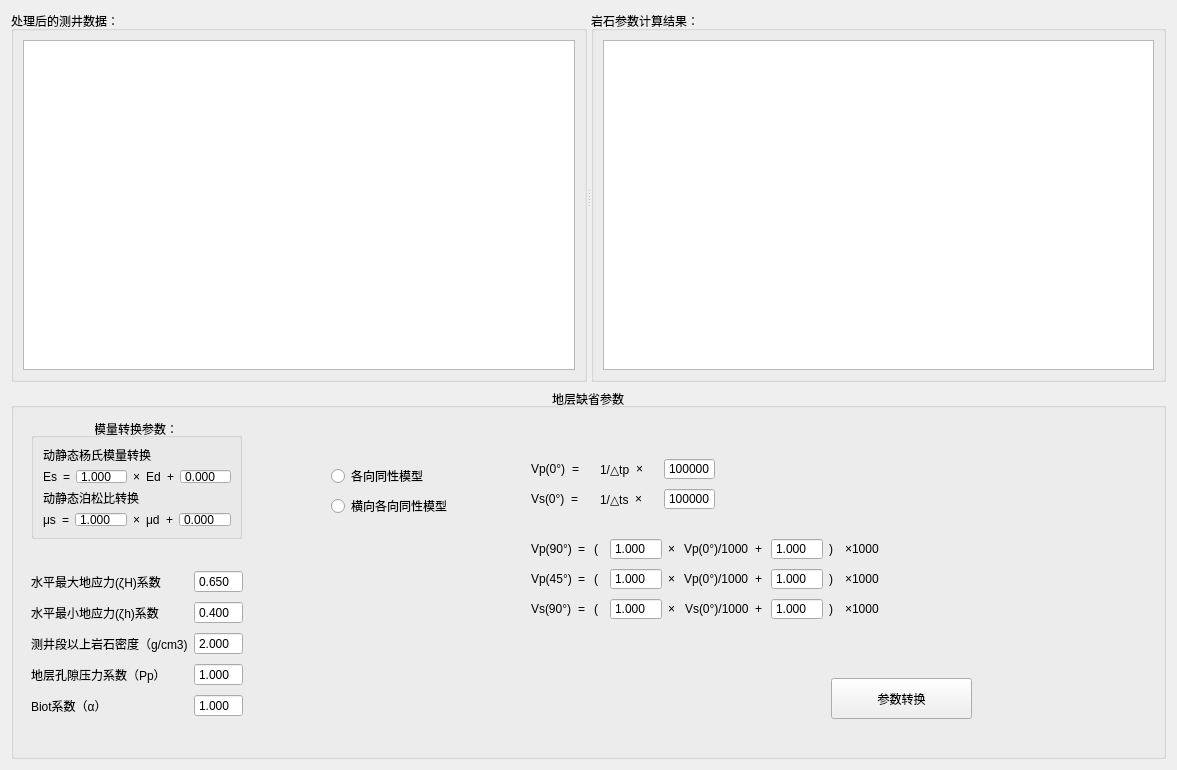
<?xml version="1.0" encoding="UTF-8"?>
<ui version="4.0">
 <class>CalProperty</class>
 <widget class="QWidget" name="CalProperty">
  <property name="geometry">
   <rect>
    <x>0</x>
    <y>0</y>
    <width>1177</width>
    <height>770</height>
   </rect>
  </property>
  <property name="windowTitle">
   <string>岩石参数计算</string>
  </property>
  <layout class="QVBoxLayout" name="verticalLayout">
   <item>
    <widget class="QSplitter" name="splitter">
     <property name="orientation">
      <enum>Qt::Horizontal</enum>
     </property>
     <widget class="QGroupBox" name="groupBox">
      <property name="title">
       <string>处理后的测井数据：</string>
      </property>
      <layout class="QHBoxLayout" name="horizontalLayout">
       <item>
        <widget class="QTableView" name="tv_han_data"/>
       </item>
      </layout>
     </widget>
     <widget class="QGroupBox" name="groupBox_2">
      <property name="title">
       <string>岩石参数计算结果：</string>
      </property>
      <property name="flat">
       <bool>false</bool>
      </property>
      <property name="checkable">
       <bool>false</bool>
      </property>
      <layout class="QHBoxLayout" name="horizontalLayout_2">
       <item>
        <widget class="QTableView" name="tv_result"/>
       </item>
      </layout>
     </widget>
    </widget>
   </item>
   <item>
    <widget class="QGroupBox" name="groupBox_5">
     <property name="title">
      <string>地层缺省参数</string>
     </property>
     <property name="alignment">
      <set>Qt::AlignCenter</set>
     </property>
     <widget class="QPushButton" name="pb_convert">
      <property name="geometry">
       <rect>
        <x>820</x>
        <y>290</y>
        <width>141</width>
        <height>41</height>
       </rect>
      </property>
      <property name="text">
       <string>参数转换</string>
      </property>
     </widget>
     <widget class="QGroupBox" name="groupBox_4">
      <property name="geometry">
       <rect>
        <x>20</x>
        <y>30</y>
        <width>211</width>
        <height>121</height>
       </rect>
      </property>
      <property name="title">
       <string>模量转换参数：</string>
      </property>
      <property name="alignment">
       <set>Qt::AlignCenter</set>
      </property>
      <layout class="QVBoxLayout" name="verticalLayout_3">
       <item>
        <widget class="QLabel" name="label_9">
         <property name="text">
          <string>动静态杨氏模量转换</string>
         </property>
        </widget>
       </item>
       <item>
        <layout class="QHBoxLayout" name="horizontalLayout_4">
         <item>
          <widget class="QLabel" name="label">
           <property name="text">
            <string>Es</string>
           </property>
          </widget>
         </item>
         <item>
          <widget class="QLabel" name="label_2">
           <property name="text">
            <string>=</string>
           </property>
          </widget>
         </item>
         <item>
          <widget class="QDoubleSpinBox" name="sb_k_ymod">
           <property name="buttonSymbols">
            <enum>QAbstractSpinBox::NoButtons</enum>
           </property>
           <property name="decimals">
            <number>3</number>
           </property>
           <property name="minimum">
            <double>-99.000000000000000</double>
           </property>
           <property name="value">
            <double>1.000000000000000</double>
           </property>
          </widget>
         </item>
         <item>
          <widget class="QLabel" name="label_11">
           <property name="text">
            <string>×</string>
           </property>
          </widget>
         </item>
         <item>
          <widget class="QLabel" name="label_4">
           <property name="text">
            <string>Ed</string>
           </property>
          </widget>
         </item>
         <item>
          <widget class="QLabel" name="label_3">
           <property name="text">
            <string>+</string>
           </property>
          </widget>
         </item>
         <item>
          <widget class="QDoubleSpinBox" name="sb_b_ymod">
           <property name="buttonSymbols">
            <enum>QAbstractSpinBox::NoButtons</enum>
           </property>
           <property name="decimals">
            <number>3</number>
           </property>
           <property name="minimum">
            <double>-99.000000000000000</double>
           </property>
          </widget>
         </item>
        </layout>
       </item>
       <item>
        <widget class="QLabel" name="label_10">
         <property name="text">
          <string>动静态泊松比转换</string>
         </property>
        </widget>
       </item>
       <item>
        <layout class="QHBoxLayout" name="horizontalLayout_5">
         <item>
          <widget class="QLabel" name="label_5">
           <property name="text">
            <string>μs</string>
           </property>
          </widget>
         </item>
         <item>
          <widget class="QLabel" name="label_6">
           <property name="text">
            <string>=</string>
           </property>
          </widget>
         </item>
         <item>
          <widget class="QDoubleSpinBox" name="sb_k_pois">
           <property name="buttonSymbols">
            <enum>QAbstractSpinBox::NoButtons</enum>
           </property>
           <property name="decimals">
            <number>3</number>
           </property>
           <property name="minimum">
            <double>-99.000000000000000</double>
           </property>
           <property name="value">
            <double>1.000000000000000</double>
           </property>
          </widget>
         </item>
         <item>
          <widget class="QLabel" name="label_12">
           <property name="text">
            <string>×</string>
           </property>
          </widget>
         </item>
         <item>
          <widget class="QLabel" name="label_7">
           <property name="text">
            <string>μd</string>
           </property>
          </widget>
         </item>
         <item>
          <widget class="QLabel" name="label_8">
           <property name="text">
            <string>+</string>
           </property>
          </widget>
         </item>
         <item>
          <widget class="QDoubleSpinBox" name="sb_b_pois">
           <property name="buttonSymbols">
            <enum>QAbstractSpinBox::NoButtons</enum>
           </property>
           <property name="decimals">
            <number>3</number>
           </property>
           <property name="minimum">
            <double>-99.000000000000000</double>
           </property>
          </widget>
         </item>
        </layout>
       </item>
      </layout>
     </widget>
     <widget class="QWidget" name="layoutWidget_2">
      <property name="geometry">
       <rect>
        <x>20</x>
        <y>180</y>
        <width>212</width>
        <height>152</height>
       </rect>
      </property>
      <layout class="QGridLayout" name="gridLayout_2">
       <item row="1" column="1">
        <widget class="QDoubleSpinBox" name="sb_h_xishu">
         <property name="buttonSymbols">
          <enum>QAbstractSpinBox::NoButtons</enum>
         </property>
         <property name="decimals">
          <number>3</number>
         </property>
         <property name="value">
          <double>0.400000000000000</double>
         </property>
        </widget>
       </item>
       <item row="1" column="0">
        <widget class="QLabel" name="label_15">
         <property name="text">
          <string>水平最小地应力(ζh)系数</string>
         </property>
        </widget>
       </item>
       <item row="3" column="1">
        <widget class="QDoubleSpinBox" name="sb_Pp">
         <property name="buttonSymbols">
          <enum>QAbstractSpinBox::NoButtons</enum>
         </property>
         <property name="decimals">
          <number>3</number>
         </property>
         <property name="value">
          <double>1.000000000000000</double>
         </property>
        </widget>
       </item>
       <item row="4" column="0">
        <widget class="QLabel" name="label_18">
         <property name="text">
          <string>Biot系数（α）</string>
         </property>
        </widget>
       </item>
       <item row="4" column="1">
        <widget class="QDoubleSpinBox" name="sb_Biot">
         <property name="buttonSymbols">
          <enum>QAbstractSpinBox::NoButtons</enum>
         </property>
         <property name="decimals">
          <number>3</number>
         </property>
         <property name="value">
          <double>1.000000000000000</double>
         </property>
        </widget>
       </item>
       <item row="2" column="1">
        <widget class="QDoubleSpinBox" name="sb_cor_density">
         <property name="buttonSymbols">
          <enum>QAbstractSpinBox::NoButtons</enum>
         </property>
         <property name="decimals">
          <number>3</number>
         </property>
         <property name="value">
          <double>2.000000000000000</double>
         </property>
        </widget>
       </item>
       <item row="3" column="0">
        <widget class="QLabel" name="label_20">
         <property name="text">
          <string>地层孔隙压力系数（Pp）</string>
         </property>
        </widget>
       </item>
       <item row="0" column="0">
        <widget class="QLabel" name="label_21">
         <property name="text">
          <string>水平最大地应力(ζH)系数</string>
         </property>
        </widget>
       </item>
       <item row="0" column="1">
        <widget class="QDoubleSpinBox" name="sb_H_xishu">
         <property name="buttonSymbols">
          <enum>QAbstractSpinBox::NoButtons</enum>
         </property>
         <property name="decimals">
          <number>3</number>
         </property>
         <property name="value">
          <double>0.650000000000000</double>
         </property>
        </widget>
       </item>
       <item row="2" column="0">
        <widget class="QLabel" name="label_22">
         <property name="text">
          <string>测井段以上岩石密度（g/cm3)</string>
         </property>
        </widget>
       </item>
      </layout>
     </widget>
     <widget class="QWidget" name="layoutWidget">
      <property name="geometry">
       <rect>
        <x>520</x>
        <y>180</y>
        <width>348</width>
        <height>22</height>
       </rect>
      </property>
      <layout class="QHBoxLayout" name="horizontalLayout_8">
       <item>
        <widget class="QLabel" name="label_16">
         <property name="text">
          <string>Vp(45°)</string>
         </property>
        </widget>
       </item>
       <item>
        <widget class="QLabel" name="label_45">
         <property name="text">
          <string>=</string>
         </property>
        </widget>
       </item>
       <item>
        <widget class="QLabel" name="label_50">
         <property name="text">
          <string>(</string>
         </property>
        </widget>
       </item>
       <item>
        <widget class="QDoubleSpinBox" name="k_vp90_3">
         <property name="buttonSymbols">
          <enum>QAbstractSpinBox::NoButtons</enum>
         </property>
         <property name="decimals">
          <number>3</number>
         </property>
         <property name="minimum">
          <double>-99.000000000000000</double>
         </property>
         <property name="value">
          <double>1.000000000000000</double>
         </property>
        </widget>
       </item>
       <item>
        <widget class="QLabel" name="label_41">
         <property name="text">
          <string>×</string>
         </property>
        </widget>
       </item>
       <item>
        <widget class="QLabel" name="label_46">
         <property name="text">
          <string>Vp(0°)/1000</string>
         </property>
        </widget>
       </item>
       <item>
        <widget class="QLabel" name="label_51">
         <property name="text">
          <string>+</string>
         </property>
        </widget>
       </item>
       <item>
        <widget class="QDoubleSpinBox" name="k_vp90_4">
         <property name="buttonSymbols">
          <enum>QAbstractSpinBox::NoButtons</enum>
         </property>
         <property name="decimals">
          <number>3</number>
         </property>
         <property name="minimum">
          <double>-99.000000000000000</double>
         </property>
         <property name="value">
          <double>1.000000000000000</double>
         </property>
        </widget>
       </item>
       <item>
        <widget class="QLabel" name="label_55">
         <property name="text">
          <string>)</string>
         </property>
        </widget>
       </item>
       <item>
        <widget class="QLabel" name="label_56">
         <property name="text">
          <string>×1000</string>
         </property>
        </widget>
       </item>
      </layout>
     </widget>
     <widget class="QWidget" name="layoutWidget_5">
      <property name="geometry">
       <rect>
        <x>520</x>
        <y>210</y>
        <width>348</width>
        <height>22</height>
       </rect>
      </property>
      <layout class="QHBoxLayout" name="horizontalLayout_10">
       <item>
        <widget class="QLabel" name="label_62">
         <property name="text">
          <string>Vs(90°)</string>
         </property>
        </widget>
       </item>
       <item>
        <widget class="QLabel" name="label_63">
         <property name="text">
          <string>=</string>
         </property>
        </widget>
       </item>
       <item>
        <widget class="QLabel" name="label_64">
         <property name="text">
          <string>(</string>
         </property>
        </widget>
       </item>
       <item>
        <widget class="QDoubleSpinBox" name="k_vp90_7">
         <property name="buttonSymbols">
          <enum>QAbstractSpinBox::NoButtons</enum>
         </property>
         <property name="decimals">
          <number>3</number>
         </property>
         <property name="minimum">
          <double>-99.000000000000000</double>
         </property>
         <property name="value">
          <double>1.000000000000000</double>
         </property>
        </widget>
       </item>
       <item>
        <widget class="QLabel" name="label_65">
         <property name="text">
          <string>×</string>
         </property>
        </widget>
       </item>
       <item>
        <widget class="QLabel" name="label_66">
         <property name="text">
          <string>Vs(0°)/1000</string>
         </property>
        </widget>
       </item>
       <item>
        <widget class="QLabel" name="label_67">
         <property name="text">
          <string>+</string>
         </property>
        </widget>
       </item>
       <item>
        <widget class="QDoubleSpinBox" name="k_vp90_8">
         <property name="buttonSymbols">
          <enum>QAbstractSpinBox::NoButtons</enum>
         </property>
         <property name="decimals">
          <number>3</number>
         </property>
         <property name="minimum">
          <double>-99.000000000000000</double>
         </property>
         <property name="value">
          <double>1.000000000000000</double>
         </property>
        </widget>
       </item>
       <item>
        <widget class="QLabel" name="label_68">
         <property name="text">
          <string>)</string>
         </property>
        </widget>
       </item>
       <item>
        <widget class="QLabel" name="label_69">
         <property name="text">
          <string>×1000</string>
         </property>
        </widget>
       </item>
      </layout>
     </widget>
     <widget class="QWidget" name="layoutWidget_9">
      <property name="geometry">
       <rect>
        <x>520</x>
        <y>100</y>
        <width>184</width>
        <height>22</height>
       </rect>
      </property>
      <layout class="QHBoxLayout" name="horizontalLayout_16">
       <item>
        <widget class="QLabel" name="label_111">
         <property name="text">
          <string>Vs(0°)</string>
         </property>
        </widget>
       </item>
       <item>
        <widget class="QLabel" name="label_112">
         <property name="text">
          <string>=</string>
         </property>
        </widget>
       </item>
       <item>
        <widget class="QLabel" name="label_113">
         <property name="text">
          <string>1/△ts</string>
         </property>
        </widget>
       </item>
       <item>
        <widget class="QLabel" name="label_114">
         <property name="text">
          <string>×</string>
         </property>
        </widget>
       </item>
       <item>
        <widget class="QSpinBox" name="spinBox_3">
         <property name="buttonSymbols">
          <enum>QAbstractSpinBox::NoButtons</enum>
         </property>
         <property name="maximum">
          <number>999999999</number>
         </property>
         <property name="value">
          <number>1000000</number>
         </property>
        </widget>
       </item>
      </layout>
     </widget>
     <widget class="QWidget" name="layoutWidget">
      <property name="geometry">
       <rect>
        <x>520</x>
        <y>150</y>
        <width>348</width>
        <height>22</height>
       </rect>
      </property>
      <layout class="QHBoxLayout" name="horizontalLayout_3">
       <item>
        <widget class="QLabel" name="label_14">
         <property name="text">
          <string>Vp(90°)</string>
         </property>
        </widget>
       </item>
       <item>
        <widget class="QLabel" name="label_44">
         <property name="text">
          <string>=</string>
         </property>
        </widget>
       </item>
       <item>
        <widget class="QLabel" name="label_49">
         <property name="text">
          <string>(</string>
         </property>
        </widget>
       </item>
       <item>
        <widget class="QDoubleSpinBox" name="k_vp90">
         <property name="buttonSymbols">
          <enum>QAbstractSpinBox::NoButtons</enum>
         </property>
         <property name="decimals">
          <number>3</number>
         </property>
         <property name="minimum">
          <double>-99.000000000000000</double>
         </property>
         <property name="value">
          <double>1.000000000000000</double>
         </property>
        </widget>
       </item>
       <item>
        <widget class="QLabel" name="label_13">
         <property name="text">
          <string>×</string>
         </property>
        </widget>
       </item>
       <item>
        <widget class="QLabel" name="label_43">
         <property name="text">
          <string>Vp(0°)/1000</string>
         </property>
        </widget>
       </item>
       <item>
        <widget class="QLabel" name="label_48">
         <property name="text">
          <string>+</string>
         </property>
        </widget>
       </item>
       <item>
        <widget class="QDoubleSpinBox" name="k_vp90_2">
         <property name="buttonSymbols">
          <enum>QAbstractSpinBox::NoButtons</enum>
         </property>
         <property name="decimals">
          <number>3</number>
         </property>
         <property name="minimum">
          <double>-99.000000000000000</double>
         </property>
         <property name="value">
          <double>1.000000000000000</double>
         </property>
        </widget>
       </item>
       <item>
        <widget class="QLabel" name="label_53">
         <property name="text">
          <string>)</string>
         </property>
        </widget>
       </item>
       <item>
        <widget class="QLabel" name="label_54">
         <property name="text">
          <string>×1000</string>
         </property>
        </widget>
       </item>
      </layout>
     </widget>
     <widget class="QWidget" name="layoutWidget">
      <property name="geometry">
       <rect>
        <x>520</x>
        <y>70</y>
        <width>184</width>
        <height>22</height>
       </rect>
      </property>
      <layout class="QHBoxLayout" name="horizontalLayout_15">
       <item>
        <widget class="QLabel" name="label_42">
         <property name="text">
          <string>Vp(0°)</string>
         </property>
        </widget>
       </item>
       <item>
        <widget class="QLabel" name="label_47">
         <property name="text">
          <string>=</string>
         </property>
        </widget>
       </item>
       <item>
        <widget class="QLabel" name="label_52">
         <property name="text">
          <string>1/△tp</string>
         </property>
        </widget>
       </item>
       <item>
        <widget class="QLabel" name="label_57">
         <property name="text">
          <string>×</string>
         </property>
        </widget>
       </item>
       <item>
        <widget class="QSpinBox" name="spinBox">
         <property name="buttonSymbols">
          <enum>QAbstractSpinBox::NoButtons</enum>
         </property>
         <property name="maximum">
          <number>999999999</number>
         </property>
         <property name="value">
          <number>1000000</number>
         </property>
        </widget>
       </item>
      </layout>
     </widget>
     <widget class="QRadioButton" name="radioButton">
      <property name="geometry">
       <rect>
        <x>320</x>
        <y>80</y>
        <width>101</width>
        <height>16</height>
       </rect>
      </property>
      <property name="text">
       <string>各向同性模型</string>
      </property>
     </widget>
     <widget class="QRadioButton" name="radioButton_2">
      <property name="geometry">
       <rect>
        <x>320</x>
        <y>110</y>
        <width>121</width>
        <height>16</height>
       </rect>
      </property>
      <property name="text">
       <string>横向各向同性模型</string>
      </property>
     </widget>
    </widget>
   </item>
  </layout>
 </widget>
 <resources/>
 <connections/>
</ui>
